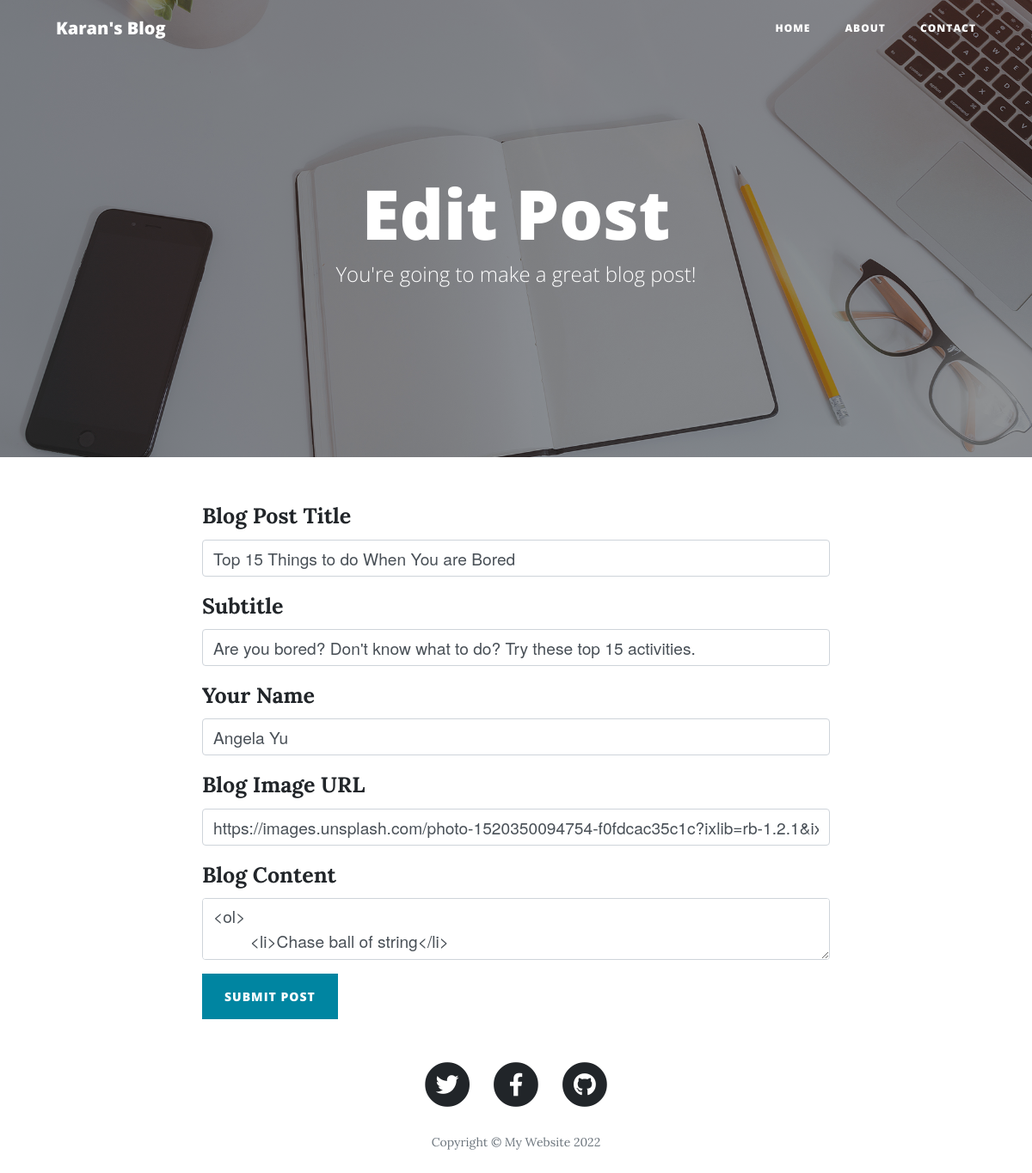
The page /edit-post/2 on the database as committed earlier.
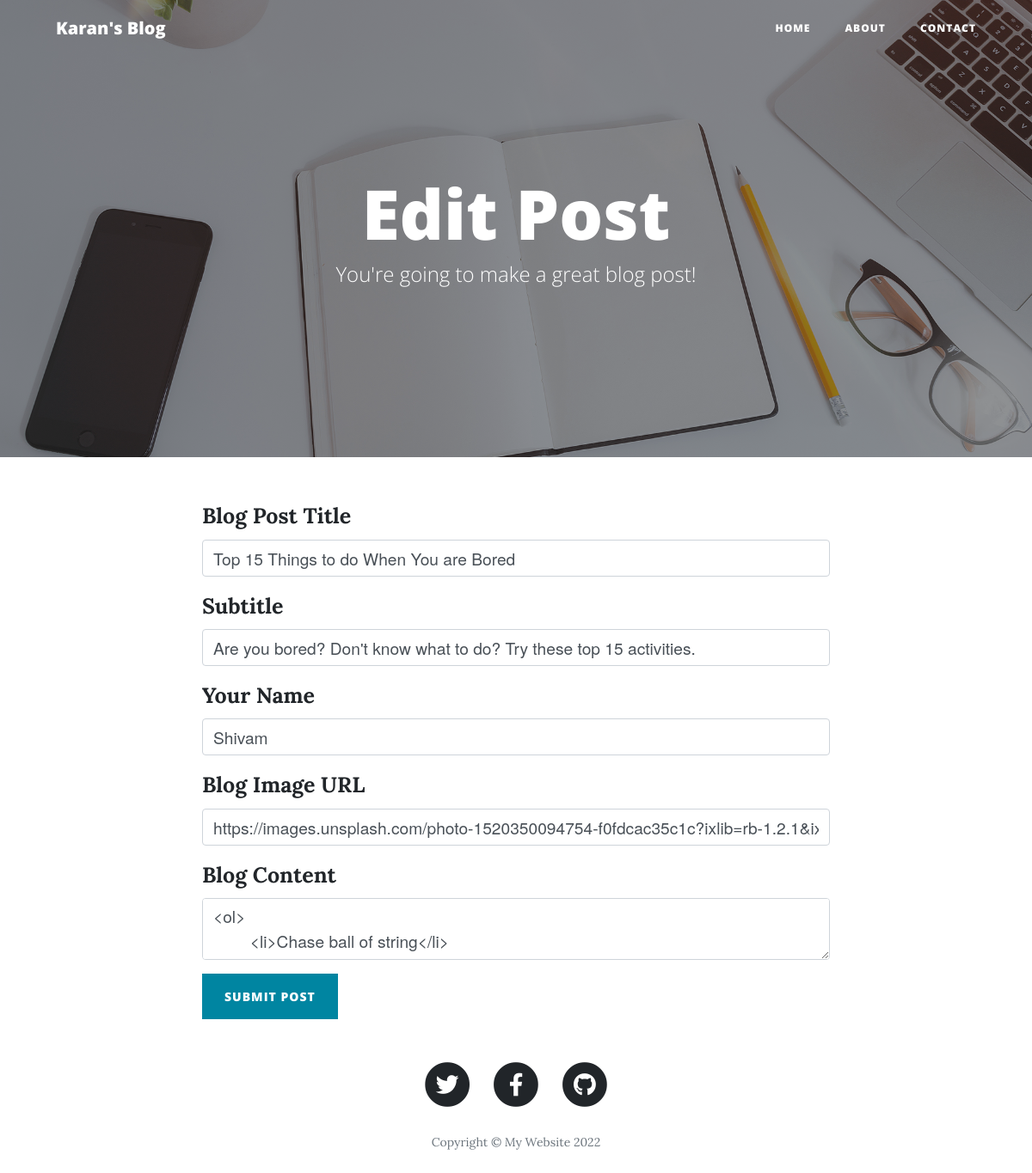
The same page on the database as committed later.
### main.py (models this page shows)
class BlogPost(db.Model):
    id = db.Column(db.Integer, primary_key=True)
    title = db.Column(db.String(250), unique=True, nullable=False)
    subtitle = db.Column(db.String(250), nullable=False)
    date = db.Column(db.String(250), nullable=False)
    body = db.Column(db.Text, nullable=False)
    author = db.Column(db.String(250), nullable=False)
    img_url = db.Column(db.String(250), nullable=False)

### main.py (the view, shortened to what this page needs)
@app.route('/edit-post/<int:post_id>', methods=['GET', 'POST'])
def edit(post_id):
    post = db.session.query(BlogPost).get(post_id)
    edit_form = CreatePostForm(
        title=post.title,
        subtitle=post.subtitle,
        author=post.author,
        img_url=post.img_url,
        body=post.body
    )
    return render_template('make-post.html', form=edit_form, id=post_id)

### main.py
class CreatePostForm(FlaskForm):
    title = StringField("Blog Post Title", validators=[InputRequired()])
    subtitle = StringField("Subtitle", validators=[InputRequired()])
    author = StringField("Your Name", validators=[InputRequired()])
    img_url = StringField("Blog Image URL", validators=[InputRequired(), URL()])
    body = CKEditorField("Blog Content", validators=[InputRequired()])
    submit = SubmitField("Submit Post")

### templates/make-post.html (shortened to what this page needs)
{% include "header.html" %}
<header class="masthead" style="background-image: url('{{ url_for('static', filename='img/edit-bg.jpg')}}')">
  <div class="overlay"></div>
  <div class="container">
    <div class="row">
      <div class="col-lg-8 col-md-10 mx-auto">
        <div class="page-heading">
          {% if '/new-post' in request.url %}
          <h1>New Post</h1>
          {% else %}
          <h1>Edit Post</h1>
          {% endif %}
          <span class="subheading">You're going to make a great blog post!</span>
        </div>
      </div>
    </div>
  </div>
</header>
<div class="container">
  <div class="row">
    <div class="col-lg-8 col-md-10 mx-auto">
      {% if '/new-post' in request.url %}
      <form action="{{ url_for('add') }}" method="post" novalidate>
      {% else %}
      <form action="{{ url_for('edit', post_id=id) }}" method="post" novalidate>
      {% endif %}
        <div class="form-group">
          {{ form.title.label }} <br> {{ form.title(autofocus=True, class_='form-control') }}
        </div>
        <div class="form-group">
          {{ form.subtitle.label }} <br> {{ form.subtitle(class_='form-control') }}
        </div>
        <div class="form-group">
          {{ form.author.label }} <br> {{ form.author(class_='form-control') }}
        </div>
        <div class="form-group">
          {{ form.img_url.label }} <br> {{ form.img_url(class_='form-control') }}
        </div>
        <div class="form-group">
          {{ form.body.label }} <br> {{ form.body(class_='form-control') }}
        </div>
        {{ form.submit(class_='btn btn-primary') }}
      </form>
    </div>
  </div>
</div>
{% include "footer.html" %}

### templates/header.html (shortened to what this page needs)
<!DOCTYPE html>
<html lang="en">
<head>
  <link href="{{ url_for('static', filename='vendor/bootstrap/css/bootstrap.min.css') }}" rel="stylesheet">
  <link href="{{ url_for('static', filename='vendor/fontawesome-free/css/all.min.css')}}" rel="stylesheet"
    type="text/css">
  <link href="{{ url_for('static', filename='css/clean-blog.min.css')}}" rel="stylesheet">
</head>
<body>
  <nav class="navbar navbar-expand-lg navbar-light fixed-top" id="mainNav">
    <div class="container">
      <a class="navbar-brand" href="/">Karan's Blog</a>
      <div class="collapse navbar-collapse" id="navbarResponsive">
        <ul class="navbar-nav ml-auto">
          <li class="nav-item">
            <a class="nav-link" href="/">Home</a>
          </li>
          <li class="nav-item">
            <a class="nav-link" href="/about">About</a>
          </li>
          <li class="nav-item">
            <a class="nav-link" href="/contact">Contact</a>
          </li>
        </ul>
      </div>
    </div>
  </nav>

### templates/footer.html (shortened to what this page needs)
<footer>
  <div class="container">
    <div class="row">
      <div class="col-lg-8 col-md-10 mx-auto">
        <ul class="list-inline text-center">
          <li class="list-inline-item">
            <a href="#">
              <span class="fa-stack fa-lg">
                <i class="fas fa-circle fa-stack-2x"></i>
                <i class="fab fa-twitter fa-stack-1x fa-inverse"></i>
              </span>
            </a>
          </li>
          <li class="list-inline-item">
            <a href="#">
              <span class="fa-stack fa-lg">
                <i class="fas fa-circle fa-stack-2x"></i>
                <i class="fab fa-facebook-f fa-stack-1x fa-inverse"></i>
              </span>
            </a>
          </li>
          <li class="list-inline-item">
            <a href="#">
              <span class="fa-stack fa-lg">
                <i class="fas fa-circle fa-stack-2x"></i>
                <i class="fab fa-github fa-stack-1x fa-inverse"></i>
              </span>
            </a>
          </li>
        </ul>
        <p class="copyright text-muted">Copyright &copy; My Website 2022</p>
      </div>
    </div>
  </div>
</footer>
</body>
</html>

Rows that differ between the two databases and show on the page:
changed BlogPost "Top 15 Things to do When You are Bored": author "Angela Yu" → "Shivam"
